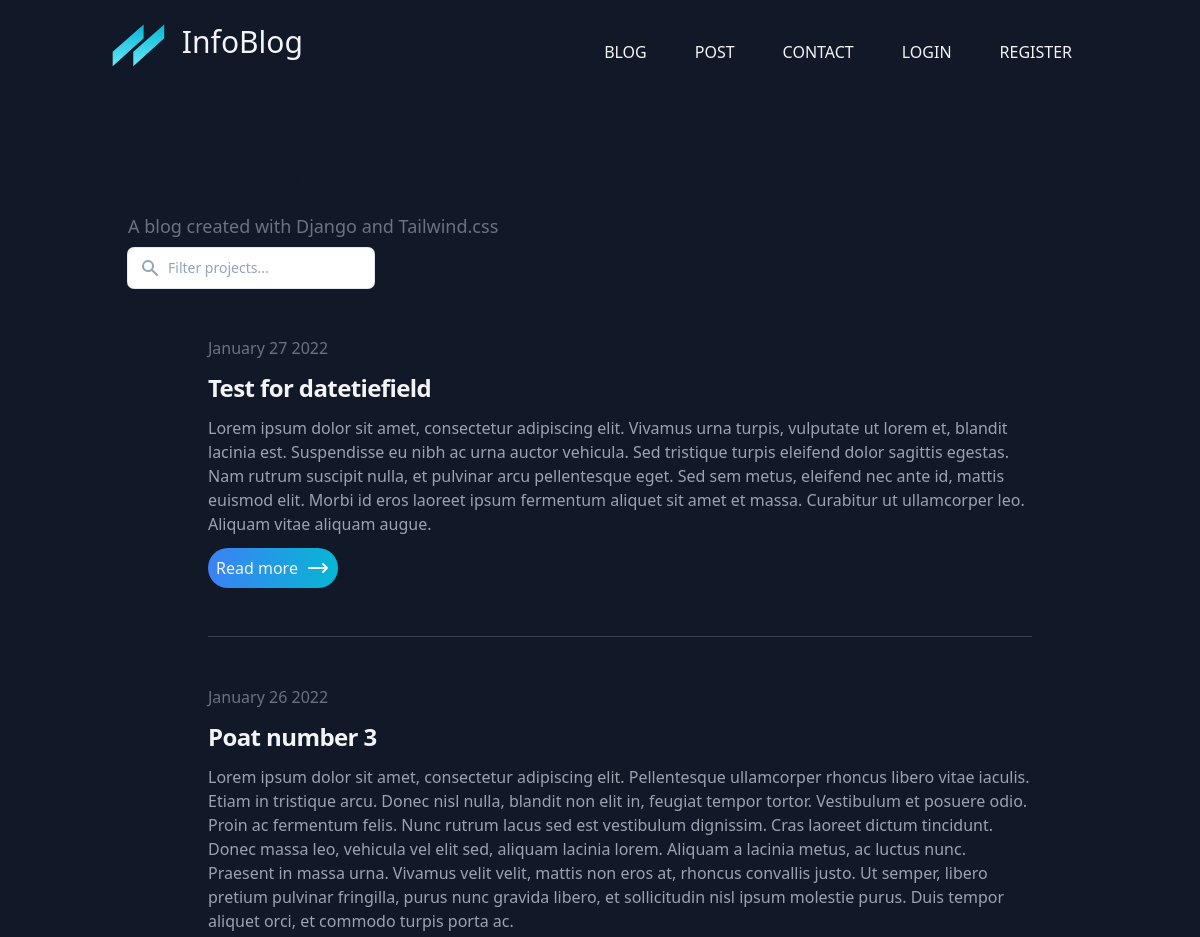
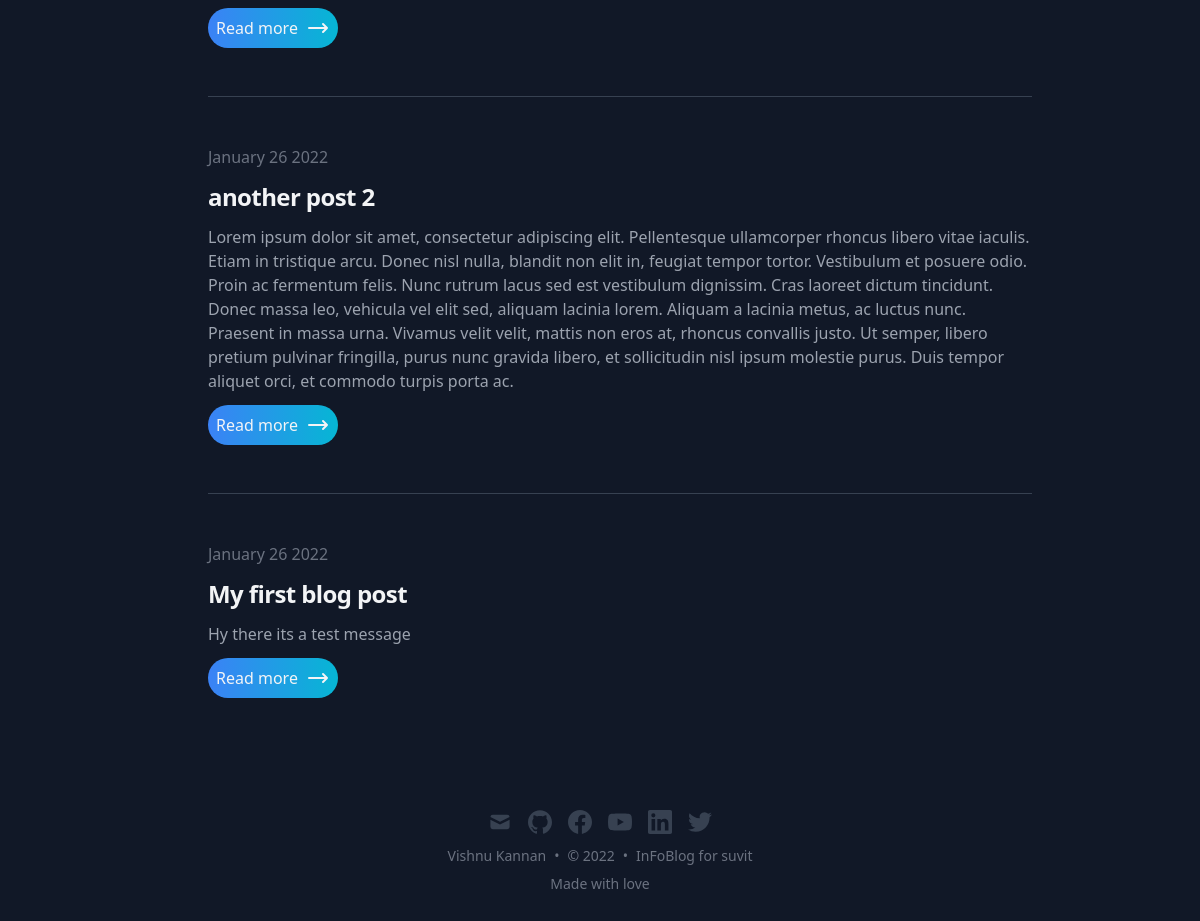
The app's page /search/ with its own data (2 pictures, top to bottom).
### core/models.py (models this page shows, shortened)
class Post(models.Model):
    STATUS_CHOICE = (
        ('draft', 'Draft'),
        ('published', 'Published'),
    )
    title = models.CharField(max_length=255)
    slug = models.SlugField(max_length=255, unique_for_date='publish')
    author = models.ForeignKey(User, on_delete=models.CASCADE)
    coverpic = models.ImageField(upload_to='post', blank=True)
    body = models.TextField()
    publish = models.DateTimeField(default=timezone.now)
    date = models.CharField(max_length=255, blank=True)
    created_at = models.DateTimeField(auto_now_add=True)
    updated_at = models.DateTimeField(auto_now=True)
    status = models.CharField(choices=STATUS_CHOICE, max_length=10, default='draft')
    class Meta:
        ordering = ('-publish'),

### core/views.py (the view)
# urls.py: path('search/', search, name='search'),
def search(request):
    if request.method == 'POST':
        search = request.POST['searched']
        posts = Post.objects.filter(title__contains=search)
        return render(request, 'blog.html', {'posts':posts})
    else:
        posts = Post.objects.all()
        return render(request, 'blog.html',{'posts':posts})

### templates/blog.html (shortened to what this page needs)
{% extends 'main.html' %}
{% block content %}
<h1
  class="text-3xl font-bold leading-9 tracking-tight text-gray-900 dark:text-gray-100 sm:text-4xl sm:leading-10 md:text-6xl md:leading-14"
>
</h1>
<p class="text-lg my-2 leading-7 text-gray-500 dark:text-gray-400">
  A blog created with Django and Tailwind.css
</p>
<form class="group relative" method="POST" action="{% url 'core:search' %}">
  <input class="focus:ring-2 focus:ring-blue-500 focus:outline-none appearance-none w-full lg:w-1/4 text-sm leading-6 text-slate-900 placeholder-slate-400 rounded-md py-2 pl-10 ring-1 ring-slate-200 shadow-sm" type="text" aria-label="Filter projects" placeholder="Filter projects..." name="searched">
</form>
{% if posts %}
  {% include 'partials/post.html' %}
{% else %}
  {% include 'partials/404.html' %}
{% endif %}
  {% endblock content %}

### templates/partials/post.html (shortened to what this page needs)
<ul class="divide-y divide-gray-700 w-full mx-auto md:px-20">
    {% for post in posts %}
      {% if post.status == 'published' %}
      <li class="py-12">
      <article>
          <dl>
              <dd class="text-base font-medium leading-6 text-gray-500 text-gray-400">
                  <time datetime="2021-08-07T15:32:14.000Z">{{ post.date }}</time>
              </dd>
          </dl>
          <h2 class="text-2xl font-bold leading-8 tracking-tight my-3">
              <a class="text-gray-100" href="#">{{ post.title }}</a>
          </h2>
          <div class="prose max-w-none text-gray-400 my-3">{{ post.body }}</div>
          <a href="/blog/{{post.slug}}">
            <button class="text-gray-100 bg-gradient-to-r from-blue-500 to-cyan-500  rounded-full p-2 flex">Read more
              <span><svg xmlns="http://www.w3.org/2000/svg" class="h-6 w-6 ml-2" fill="none" viewBox="0 0 24 24" stroke="currentColor">
                  <path stroke-linecap="round" stroke-linejoin="round" stroke-width="2" d="M17 8l4 4m0 0l-4 4m4-4H3" />
                </svg></span>
          </button>
        </a>
      </article>
    </li>
    {% endif %}
    {% endfor %}
  </ul>

### records on screen
Post: date "January 27 2022", title "Test for datetiefield", body "Lorem ipsum dolor sit amet, consectetur adipiscing elit. Vivamus urna turpis, vulputate ut lorem et, blandit lacinia est. Suspendisse eu nibh ac urna auctor vehicula. Sed tristique turpis eleifend dolor sagittis egestas. Nam rutrum suscipit nulla, et pulvinar arcu pellentesque eget. Sed sem metus, eleifend nec ante id, mattis euismod elit. Morbi id eros laoreet ipsum fermentum aliquet sit amet et massa. Curabitur ut ullamcorper leo. Aliquam vitae aliquam augue."
Post: date "January 26 2022", title "Poat number 3", body "Lorem ipsum dolor sit amet, consectetur adipiscing elit. Pellentesque ullamcorper rhoncus libero vitae iaculis. Etiam in tristique arcu. Donec nisl nulla, blandit non elit in, feugiat tempor tortor. Vestibulum et posuere odio. Proin ac fermentum felis. Nunc rutrum lacus sed est vestibulum dignissim. Cras laoreet dictum tincidunt. Donec massa leo, vehicula vel elit sed, aliquam lacinia lorem. Aliquam a lacinia metus, ac luctus nunc. Praesent in massa urna. Vivamus velit velit, mattis non eros at, rhoncus convallis justo. Ut semper, libero pretium pulvinar fringilla, purus nunc gravida libero, et sollicitudin nisl ipsum molestie purus. Duis tempor aliquet orci, et commodo turpis porta ac."
Post: date "January 26 2022", title "another post 2", body "Lorem ipsum dolor sit amet, consectetur adipiscing elit. Pellentesque ullamcorper rhoncus libero vitae iaculis. Etiam in tristique arcu. Donec nisl nulla, blandit non elit in, feugiat tempor tortor. Vestibulum et posuere odio. Proin ac fermentum felis. Nunc rutrum lacus sed est vestibulum dignissim. Cras laoreet dictum tincidunt. Donec massa leo, vehicula vel elit sed, aliquam lacinia lorem. Aliquam a lacinia metus, ac luctus nunc. Praesent in massa urna. Vivamus velit velit, mattis non eros at, rhoncus convallis justo. Ut semper, libero pretium pulvinar fringilla, purus nunc gravida libero, et sollicitudin nisl ipsum molestie purus. Duis tempor aliquet orci, et commodo turpis porta ac."
Post: date "January 26 2022", title "My first blog post", body "Hy there its a test message"
